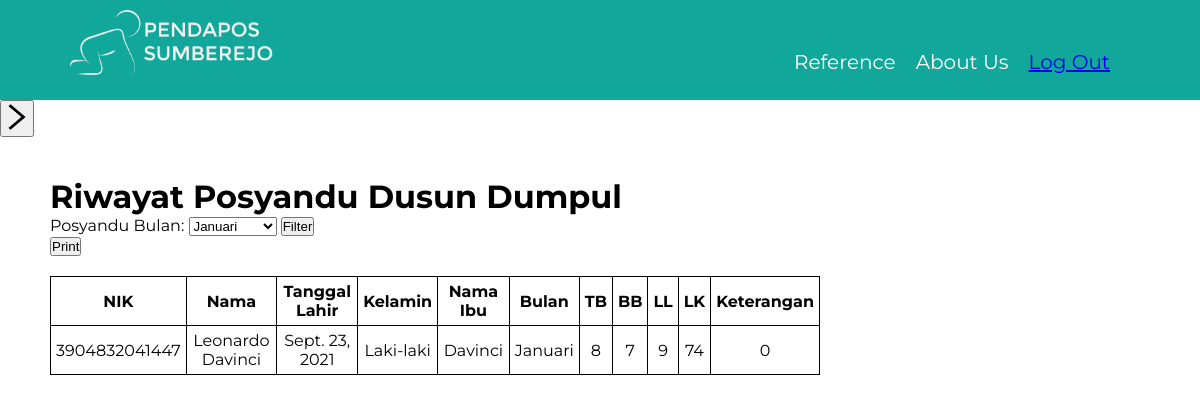
Screenshot of /riwayat/dumpul (signed in) with the database file from the repository.
### main/models.py (models this page shows, shortened)
class Profil(models.Model):
    nik     = models.IntegerField()
    nama    = models.CharField(max_length=40)
    tgl     = models.DateField()
    kelamin = models.CharField(max_length=10)
    namaibu = models.CharField(max_length=40)
    nikibu  = models.IntegerField()
    dusun  = models.CharField(max_length=30, default='Sumberejo')

class Posyandu(models.Model):
    bulan  = models.CharField(max_length=20, default='Januari')
    nik = models.ForeignKey(Profil, on_delete=models.CASCADE)
    tb  = models.IntegerField()
    bb  = models.IntegerField()
    ll  = models.IntegerField()
    lk  = models.IntegerField()
    ket = models.CharField(max_length=20,)

### main/views.py (the view)
# urls.py: path('riwayat/dumpul', views.dumpul, name=''),
@login_required
def dumpul(response):
    profils = Profil.objects.prefetch_related('posyandu_set')
    profils = profils.filter(dusun='Dumpul')
    if response.method == 'POST':
        forms = BulanForm(response.POST)
        if forms.is_valid():
            bulan = forms.cleaned_data['bulan']
            profils = Profil.objects.prefetch_related(
                Prefetch('posyandu_set', Posyandu.objects.filter(bulan=bulan))
            ).filter(posyandu__bulan=bulan, dusun='Dumpul')
    else:
        forms = BulanForm()
    context = {
        'profils' : profils,
        'forms' : forms
    }
    return render(response, 'dusundumpul.html', context)

### main/forms.py
class BulanForm(forms.Form):
    pilihanbulan = [
    ('Januari', 'Januari'),
    ('Februari', 'Februari'),
    ('Maret', 'Maret'),
    ('April', 'April'),
    ('Mei', 'Mei'),
    ('Juni', 'Juni'),
    ('Juli', 'Juli'),
    ('Agustus', 'Agustus'),
    ('September', 'September'),
    ('Oktober', 'Oktober'),
    ('November', 'November'),
    ('Desember', 'Desember'),
]
    bulan = forms.ChoiceField(
        widget = forms.Select,
        choices = pilihanbulan,
        label = 'Posyandu Bulan'
    )

### main/templates/dusundumpul.html (shortened to what this page needs)
{% extends 'base.html' %}
{% load static %}
{% block style %}
    <link rel='stylesheet' type='text/css' href={% static 'all.css' %}>
{% endblock %}
{% block content %}
<div class='container'>
    <div class='intro'>
        <h1>Riwayat Posyandu Dusun Dumpul</h1>
        <form method='POST' action=''>
            {{ forms }}
            <button type='submit' name='save'>Filter</button>
        </form>
        <button id='print' onclick='print()'>Print</button>
    </div>
    <table>
        <thead>
            <tr>
                <th>NIK</th>
                <th>Nama</th>
                <th>Tanggal Lahir</th>
                <th>Kelamin</th>
                <th>Nama Ibu</th>
                <th>Bulan</th>
                <th>TB</th>
                <th>BB</th>
                <th>LL</th>
                <th>LK</th>
                <th>Keterangan</th>
            </tr>
        </thead>
        <tbody>
            {% for profil in profils %}
            {% for posyandu in profil.posyandu_set.all %}
            <tr>
                <td>{{ profil.nik }}</td>
                <td>{{ profil.nama }}</td>
                <td>{{ profil.tgl }}</td>
                <td>{{ profil.kelamin }}</td>
                <td>{{ profil.namaibu }}</td>
                <td>{{ posyandu.bulan }}</td>
                <td>{{ posyandu.tb }}</td>
                <td>{{ posyandu.bb }}</td>
                <td>{{ posyandu.ll }}</td>
                <td>{{ posyandu.lk }}</td>
                <td>{{ posyandu.ket }}</td>
            </tr>
            {% endfor %}
            {% empty %}
            <tr>
                <td colspan="11">No data available</td>
            </tr>
            {% endfor %}
        </tbody>
    </table>
</div>
{% endblock %}

### main/static/all.css (style rules this page uses)
* { margin: 0; padding: 0; }
body { background-image: url('assets/bg.png'); background-repeat: no-repeat; background-size: cover; background-attachment: fixed; }
.container { padding: 0px 50px 0px 50px; }
table { width: 70%; border-collapse: collapse; font-family: 'Montserrat', sans-serif; }
th, td { border: 1px solid black; padding: 5px; text-align: center; }
.intro { margin-top: 40px; width: 60%; margin-left: 0px; margin-bottom: 20px; font-family: 'Montserrat', sans-serif; }

### rows the page displays
Profil: nik "3904832041447", nama "Leonardo Davinci", tgl "Sept. 23, 2021", kelamin "Laki-laki", namaibu "Davinci"
Posyandu: bulan "Januari", tb "8", bb "7", ll "9", lk "74", ket "0"
